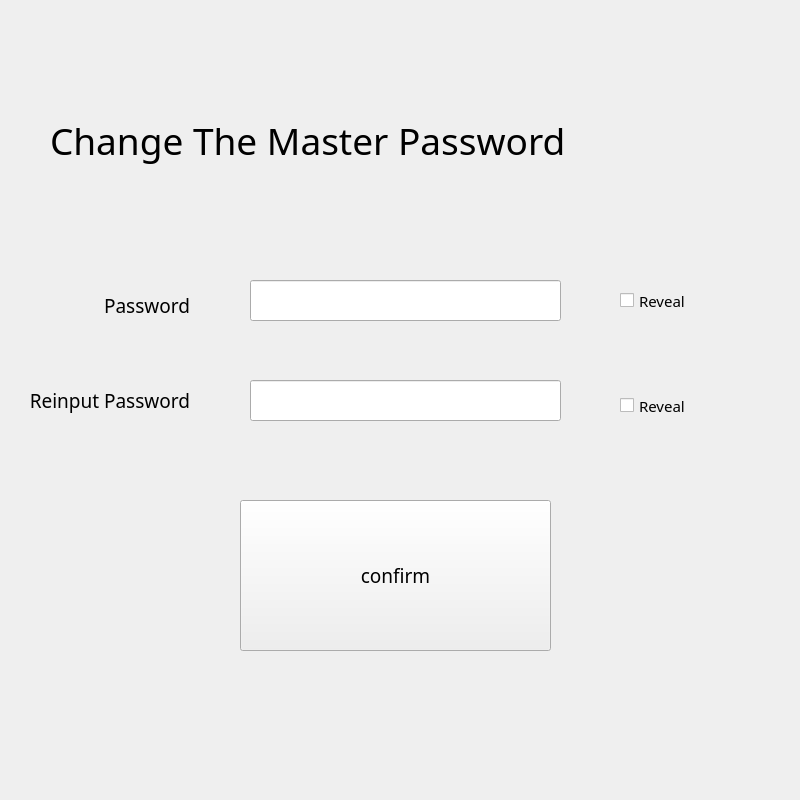
<?xml version="1.0" encoding="UTF-8"?>
<ui version="4.0">
 <class>MasterWindow</class>
 <widget class="QMainWindow" name="MasterWindow">
  <property name="geometry">
   <rect>
    <x>0</x>
    <y>0</y>
    <width>800</width>
    <height>800</height>
   </rect>
  </property>
  <property name="minimumSize">
   <size>
    <width>800</width>
    <height>800</height>
   </size>
  </property>
  <property name="maximumSize">
   <size>
    <width>800</width>
    <height>800</height>
   </size>
  </property>
  <property name="windowTitle">
   <string>Password Defender</string>
  </property>
  <widget class="QWidget" name="centralWidget">
   <widget class="QLabel" name="label_3">
    <property name="geometry">
     <rect>
      <x>30</x>
      <y>260</y>
      <width>221</width>
      <height>91</height>
     </rect>
    </property>
    <property name="font">
     <font>
      <family>Berlin Sans FB Demi</family>
      <pointsize>14</pointsize>
      <weight>9</weight>
      <italic>false</italic>
      <bold>false</bold>
     </font>
    </property>
    <property name="styleSheet">
     <string notr="true">font: 75 14pt &quot;Berlin Sans FB Demi&quot;;</string>
    </property>
    <property name="text">
     <string>               Password</string>
    </property>
   </widget>
   <widget class="QLineEdit" name="password">
    <property name="geometry">
     <rect>
      <x>250</x>
      <y>280</y>
      <width>311</width>
      <height>41</height>
     </rect>
    </property>
    <property name="font">
     <font>
      <family>Arial</family>
      <pointsize>14</pointsize>
     </font>
    </property>
    <property name="echoMode">
     <enum>QLineEdit::Password</enum>
    </property>
   </widget>
   <widget class="QLineEdit" name="reinPassword">
    <property name="geometry">
     <rect>
      <x>250</x>
      <y>380</y>
      <width>311</width>
      <height>41</height>
     </rect>
    </property>
    <property name="font">
     <font>
      <family>Arial</family>
      <pointsize>14</pointsize>
     </font>
    </property>
    <property name="echoMode">
     <enum>QLineEdit::Password</enum>
    </property>
   </widget>
   <widget class="QLabel" name="label_4">
    <property name="geometry">
     <rect>
      <x>10</x>
      <y>360</y>
      <width>221</width>
      <height>81</height>
     </rect>
    </property>
    <property name="font">
     <font>
      <family>Berlin Sans FB Demi</family>
      <pointsize>14</pointsize>
      <weight>9</weight>
      <italic>false</italic>
      <bold>false</bold>
     </font>
    </property>
    <property name="styleSheet">
     <string notr="true">font: 75 14pt &quot;Berlin Sans FB Demi&quot;;</string>
    </property>
    <property name="text">
     <string>    Reinput Password</string>
    </property>
   </widget>
   <widget class="QPushButton" name="confirmButton">
    <property name="geometry">
     <rect>
      <x>240</x>
      <y>500</y>
      <width>311</width>
      <height>151</height>
     </rect>
    </property>
    <property name="font">
     <font>
      <family>Berlin Sans FB Demi</family>
      <pointsize>14</pointsize>
      <weight>9</weight>
      <italic>false</italic>
      <bold>false</bold>
     </font>
    </property>
    <property name="styleSheet">
     <string notr="true">font: 75 14pt &quot;Berlin Sans FB Demi&quot;;
border-image: url(:/new/prefix1/images/button.png);</string>
    </property>
    <property name="text">
     <string>confirm</string>
    </property>
   </widget>
   <widget class="QLabel" name="label_5">
    <property name="geometry">
     <rect>
      <x>50</x>
      <y>90</y>
      <width>711</width>
      <height>101</height>
     </rect>
    </property>
    <property name="font">
     <font>
      <family>Gill Sans Ultra Bold</family>
      <pointsize>28</pointsize>
      <weight>50</weight>
      <italic>false</italic>
      <bold>false</bold>
     </font>
    </property>
    <property name="styleSheet">
     <string notr="true">font: 87 16pt &quot;Segoe UI Black&quot;;
font: 28pt &quot;Gill Sans Ultra Bold&quot;;</string>
    </property>
    <property name="text">
     <string>Change The Master Password</string>
    </property>
   </widget>
   <widget class="QLabel" name="label">
    <property name="geometry">
     <rect>
      <x>0</x>
      <y>0</y>
      <width>801</width>
      <height>801</height>
     </rect>
    </property>
    <property name="styleSheet">
     <string notr="true">border-image:url(:/images/button.png)</string>
    </property>
    <property name="text">
     <string/>
    </property>
    <property name="pixmap">
     <pixmap resource="../myresources.qrc">:/new/prefix1/images/bg.jpg</pixmap>
    </property>
   </widget>
   <widget class="QCheckBox" name="revealInput">
    <property name="geometry">
     <rect>
      <x>620</x>
      <y>240</y>
      <width>161</width>
      <height>121</height>
     </rect>
    </property>
    <property name="font">
     <font>
      <family>Berlin Sans FB Demi</family>
      <pointsize>11</pointsize>
      <weight>9</weight>
      <italic>false</italic>
      <bold>false</bold>
     </font>
    </property>
    <property name="styleSheet">
     <string notr="true">font: 75 11pt &quot;Berlin Sans FB Demi&quot;;</string>
    </property>
    <property name="text">
     <string>Reveal</string>
    </property>
   </widget>
   <widget class="QCheckBox" name="revealReinput">
    <property name="geometry">
     <rect>
      <x>620</x>
      <y>350</y>
      <width>151</width>
      <height>111</height>
     </rect>
    </property>
    <property name="font">
     <font>
      <family>Berlin Sans FB Demi</family>
      <pointsize>11</pointsize>
      <weight>9</weight>
      <italic>false</italic>
      <bold>false</bold>
     </font>
    </property>
    <property name="styleSheet">
     <string notr="true">font: 75 11pt &quot;Berlin Sans FB Demi&quot;;</string>
    </property>
    <property name="text">
     <string>Reveal</string>
    </property>
   </widget>
   <zorder>label</zorder>
   <zorder>label_3</zorder>
   <zorder>password</zorder>
   <zorder>reinPassword</zorder>
   <zorder>label_4</zorder>
   <zorder>confirmButton</zorder>
   <zorder>label_5</zorder>
   <zorder>revealInput</zorder>
   <zorder>revealReinput</zorder>
  </widget>
 </widget>
 <layoutdefault spacing="6" margin="11"/>
 <resources>
  <include location="../myresources.qrc"/>
 </resources>
 <connections/>
</ui>
